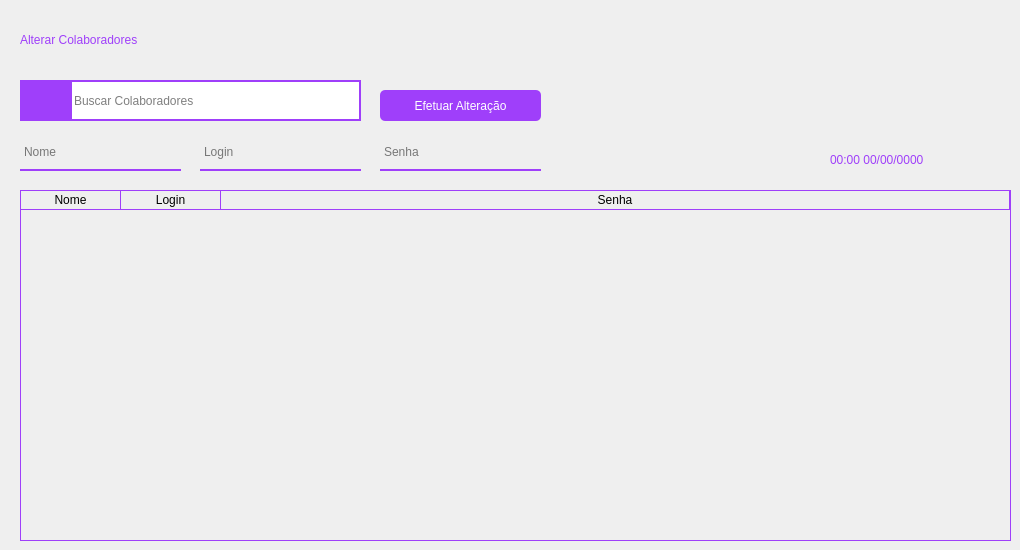
      <widget class="QWidget" name="alterar_colaboradores">
       <widget class="QTableWidget" name="tabela_alterar_colaboradores">
        <property name="geometry">
         <rect>
          <x>20</x>
          <y>190</y>
          <width>991</width>
          <height>351</height>
         </rect>
        </property>
        <property name="styleSheet">
         <string notr="true">QTableWidget {
	gridline-color: #9f3ffa;;
	background-color: transparent;
	outline: 0;
	border: 1px solid #9f3ffa;
	border-top: 0px
	
}

QTableWidget::item:selected{
	background-color:#9f3ffa;;
}

QTableWidget::horizontalHeader {	
	background-color: #9f3ffa;
}

QHeaderView::section:horizontal
{
    border: 1px solid #9f3ffa;
	background-color: transparent;
	border-left: 0px;
	color: black;

}
</string>
        </property>
        <property name="frameShape">
         <enum>QFrame::Panel</enum>
        </property>
        <property name="frameShadow">
         <enum>QFrame::Sunken</enum>
        </property>
        <property name="editTriggers">
         <set>QAbstractItemView::SelectedClicked</set>
        </property>
        <property name="tabKeyNavigation">
         <bool>true</bool>
        </property>
        <property name="showDropIndicator" stdset="0">
         <bool>false</bool>
        </property>
        <property name="alternatingRowColors">
         <bool>false</bool>
        </property>
        <property name="selectionMode">
         <enum>QAbstractItemView::ExtendedSelection</enum>
        </property>
        <property name="gridStyle">
         <enum>Qt::SolidLine</enum>
        </property>
        <property name="sortingEnabled">
         <bool>true</bool>
        </property>
        <attribute name="horizontalHeaderCascadingSectionResizes">
         <bool>false</bool>
        </attribute>
        <attribute name="horizontalHeaderStretchLastSection">
         <bool>true</bool>
        </attribute>
        <attribute name="verticalHeaderVisible">
         <bool>false</bool>
        </attribute>
        <attribute name="verticalHeaderShowSortIndicator" stdset="0">
         <bool>false</bool>
        </attribute>
        <attribute name="verticalHeaderStretchLastSection">
         <bool>false</bool>
        </attribute>
        <column>
         <property name="text">
          <string>Nome</string>
         </property>
        </column>
        <column>
         <property name="text">
          <string>Login</string>
         </property>
        </column>
        <column>
         <property name="text">
          <string>Senha</string>
         </property>
        </column>
       </widget>
       <widget class="QLineEdit" name="line_search_bar_buscar_colaboradores">
        <property name="geometry">
         <rect>
          <x>70</x>
          <y>80</y>
          <width>291</width>
          <height>41</height>
         </rect>
        </property>
        <property name="styleSheet">
         <string notr="true">border: 2px solid #9f3ffa;
font: 10pt &quot;Montserrat&quot;;</string>
        </property>
        <property name="cursorPosition">
         <number>0</number>
        </property>
        <property name="placeholderText">
         <string>Buscar Colaboradores</string>
        </property>
        <property name="clearButtonEnabled">
         <bool>true</bool>
        </property>
       </widget>
       <widget class="QPushButton" name="btn_pesquisar_alterar_colaboradores">
        <property name="geometry">
         <rect>
          <x>20</x>
          <y>80</y>
          <width>51</width>
          <height>41</height>
         </rect>
        </property>
        <property name="styleSheet">
         <string notr="true">QPushButton {
border: 2px;
background-color: rgb(159, 63, 250);
color: white;

font: 10pt &quot;Montserrat&quot;;
outline: 0;
}

QPushButton:hover {
	background-color: rgb(197, 62, 255);
}
</string>
        </property>
        <property name="text">
         <string/>
        </property>
        <property name="icon">
         <iconset resource="../QRC/file_principal_rc.qrc">
          <normaloff>:/icones/lupa.png</normaloff>:/icones/lupa.png</iconset>
        </property>
        <property name="iconSize">
         <size>
          <width>25</width>
          <height>25</height>
         </size>
        </property>
       </widget>
       <widget class="QLabel" name="lbl_titulo_alterar_colaboradores">
        <property name="geometry">
         <rect>
          <x>20</x>
          <y>20</y>
          <width>551</width>
          <height>41</height>
         </rect>
        </property>
        <property name="styleSheet">
         <string notr="true">font: 16pt &quot;Impact&quot;;
color: #9f3ffa;
</string>
        </property>
        <property name="text">
         <string>Alterar Colaboradores</string>
        </property>
        <property name="textFormat">
         <enum>Qt::AutoText</enum>
        </property>
        <property name="wordWrap">
         <bool>false</bool>
        </property>
        <property name="textInteractionFlags">
         <set>Qt::TextBrowserInteraction</set>
        </property>
       </widget>
       <widget class="QLineEdit" name="line_nome_alterar_colaboradores">
        <property name="geometry">
         <rect>
          <x>20</x>
          <y>140</y>
          <width>161</width>
          <height>31</height>
         </rect>
        </property>
        <property name="styleSheet">
         <string notr="true">background-color: rgba(0, 0 , 0, 0);
border: 2px solid rgba(0,0,0,0);
border-bottom-color: rgb(159, 63, 250);
color: rgb(0,0,0);
padding-bottom: 8px;
border-radius: 0px;
font: 10pt &quot;Montserrat&quot;;</string>
        </property>
        <property name="placeholderText">
         <string>Nome</string>
        </property>
        <property name="clearButtonEnabled">
         <bool>true</bool>
        </property>
       </widget>
       <widget class="QLineEdit" name="line_login_alterar_colaboradores">
        <property name="geometry">
         <rect>
          <x>200</x>
          <y>140</y>
          <width>161</width>
          <height>31</height>
         </rect>
        </property>
        <property name="styleSheet">
         <string notr="true">background-color: rgba(0, 0 , 0, 0);
border: 2px solid rgba(0,0,0,0);
border-bottom-color: rgb(159, 63, 250);
color: rgb(0,0,0);
padding-bottom: 8px;
border-radius: 0px;
font: 10pt &quot;Montserrat&quot;;</string>
        </property>
        <property name="placeholderText">
         <string>Login</string>
        </property>
        <property name="clearButtonEnabled">
         <bool>true</bool>
        </property>
       </widget>
       <widget class="QLineEdit" name="line_senha_alterar_colaboradores">
        <property name="geometry">
         <rect>
          <x>380</x>
          <y>140</y>
          <width>161</width>
          <height>31</height>
         </rect>
        </property>
        <property name="styleSheet">
         <string notr="true">background-color: rgba(0, 0 , 0, 0);
border: 2px solid rgba(0,0,0,0);
border-bottom-color: rgb(159, 63, 250);
color: rgb(0,0,0);
padding-bottom: 8px;
border-radius: 0px;
font: 10pt &quot;Montserrat&quot;;</string>
        </property>
        <property name="placeholderText">
         <string>Senha</string>
        </property>
        <property name="clearButtonEnabled">
         <bool>true</bool>
        </property>
       </widget>
       <widget class="QPushButton" name="btn_ver_senha_alterar">
        <property name="geometry">
         <rect>
          <x>510</x>
          <y>140</y>
          <width>30</width>
          <height>31</height>
         </rect>
        </property>
        <property name="styleSheet">
         <string notr="true">QPushButton {
	background-image: url(:/icones/ver senha.png);
	border: 0px;
	outline: 0;
}

QPushButton:hover {
	background-image: url(:/icones/ver senha hover.png);
}</string>
        </property>
        <property name="text">
         <string/>
        </property>
       </widget>
       <widget class="QPushButton" name="btn_finalizar_alterar_colaboradores">
        <property name="geometry">
         <rect>
          <x>380</x>
          <y>90</y>
          <width>161</width>
          <height>31</height>
         </rect>
        </property>
        <property name="styleSheet">
         <string notr="true">QPushButton {
border: 2px;
background-color: rgb(159, 63, 250);
color: white;
border-radius: 5px;
font: 10pt &quot;Montserrat&quot;;
outline: 0;
}

QPushButton:hover {
	background-color: rgb(197, 62, 255);
}
</string>
        </property>
        <property name="text">
         <string>Efetuar Alteração</string>
        </property>
       </widget>
       <widget class="QLabel" name="lbl_hora_data_alterar_colaboradores">
        <property name="geometry">
         <rect>
          <x>830</x>
          <y>150</y>
          <width>181</width>
          <height>21</height>
         </rect>
        </property>
        <property name="styleSheet">
         <string notr="true">font: 13pt &quot;Impact&quot;;
color: #9f3ffa;
</string>
        </property>
        <property name="text">
         <string>00:00 00/00/0000</string>
        </property>
        <property name="textFormat">
         <enum>Qt::AutoText</enum>
        </property>
        <property name="wordWrap">
         <bool>false</bool>
        </property>
        <property name="textInteractionFlags">
         <set>Qt::LinksAccessibleByKeyboard|Qt::LinksAccessibleByMouse</set>
        </property>
       </widget>
       <zorder>btn_ver_senha_alterar</zorder>
       <zorder>tabela_alterar_colaboradores</zorder>
       <zorder>line_search_bar_buscar_colaboradores</zorder>
       <zorder>btn_pesquisar_alterar_colaboradores</zorder>
       <zorder>lbl_titulo_alterar_colaboradores</zorder>
       <zorder>line_nome_alterar_colaboradores</zorder>
       <zorder>line_login_alterar_colaboradores</zorder>
       <zorder>line_senha_alterar_colaboradores</zorder>
       <zorder>btn_finalizar_alterar_colaboradores</zorder>
       <zorder>lbl_hora_data_alterar_colaboradores</zorder>
      </widget>
